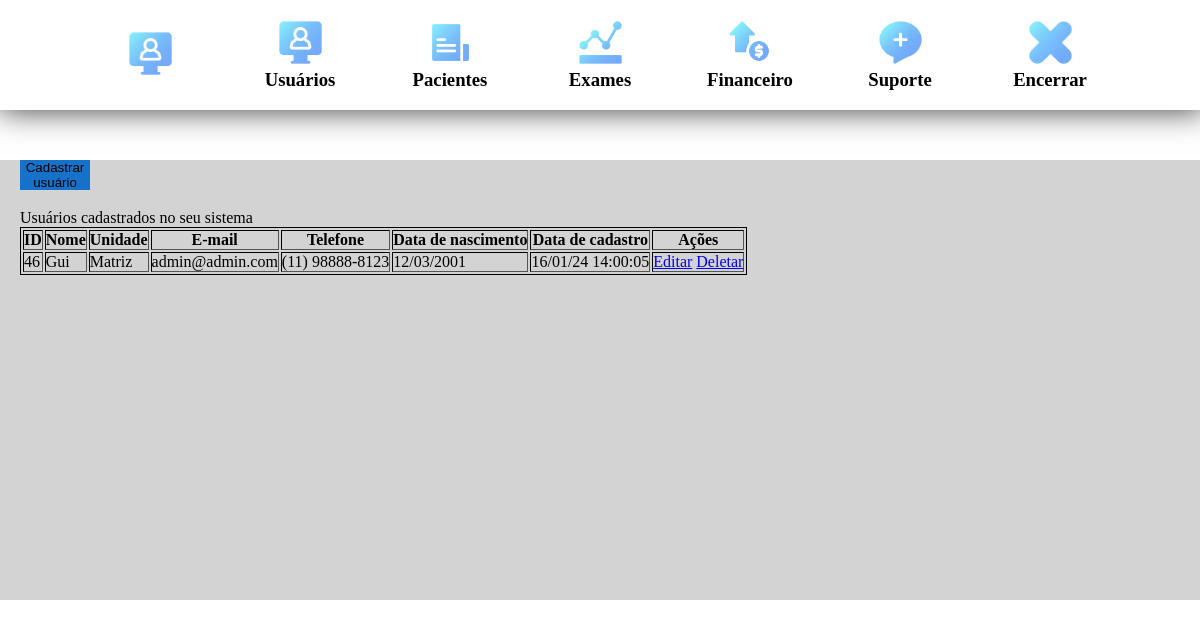
/views/listagem_usuarios.php (signed in), run on an earlier commit of the app's database.
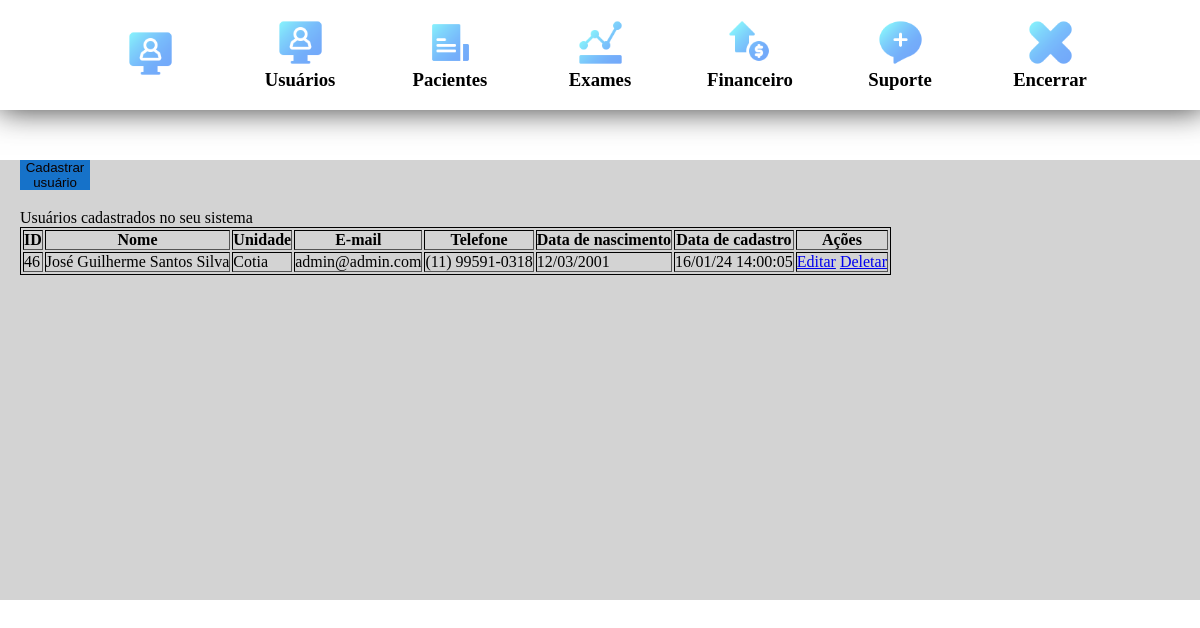
And on a later commit of the database.
### tables this page shows
CREATE TABLE `clientes` (
  `id` int(11) NOT NULL,
  `nome` varchar(100) NOT NULL,
  `email` varchar(100) NOT NULL,
  `telefone` varchar(15) DEFAULT NULL,
  `nascimento` date DEFAULT NULL,
  `data` datetime NOT NULL DEFAULT current_timestamp(),
  `senha` longtext NOT NULL,
  `unidade` varchar(50) DEFAULT NULL,
  `assinatura` longtext DEFAULT NULL
);

### Control/function.php (called while the page is built, shortened)
<?php
function formatar_telefone($telefone){
    $ddd = substr ($telefone, 0, 2);
    $parte1 = substr ($telefone, 2, 5);
    $parte2 = substr ($telefone, 7);
    return "($ddd) $parte1-$parte2";
}
    function formatar_data($data){
        return implode('/', array_reverse(explode('-', $data)));
    };
?>

### views/listagem_usuarios.php (the view, shortened to what the changed rows need)
<?php
include('conexao.php');
include('../Control/function.php');
?>
<!DOCTYPE html>
<html lang="en">
<head>
</head>
<link rel="stylesheet" href="../css/modal.css">
<link rel="stylesheet" href="../css/index.css">
<link rel="stylesheet" href="../css/button.css">
<body>
    <div class="container_body">
        <div class="container_son">
            <br>
            <table border="1px" ID="alter" cellpadding="10">
                <thead>
                    <th>ID</th>
                    <th>Nome</th>
                    <th>Unidade</th>
                    <th>E-mail</th>
                    <th>Telefone</th>
                    <th>Data de nascimento</th>
                    <th>Data de cadastro</th>
                    <th>Ações</th>
                </thead>
                <tbody>
                    <?php
                    $sql_clientes   = "SELECT * FROM clientes";
                    $query_clientes = $mysqli->query($sql_clientes) or die($mysqli->error);
                    $num_clientes = $query_clientes->num_rows;
                    if($num_clientes == 0) {
                        ?>
                <tr>
                    <td colspan="7">Nenhum usuário foi encontrado!</td>
                </tr>
                <?php }
                    else{
                        while($cliente = $query_clientes->fetch_assoc()){
                            $telefone ="Não informado!";
                            if(!empty($cliente['telefone'])){
                                $telefone = formatar_telefone($cliente['telefone']);
                            }
                                $nascimento = "Nascimento não informada!";
                            if(!empty($cliente['nascimento'])){
                                $nascimento = formatar_data($cliente['nascimento']);
                            }
                            $data_cadastro = date("d/m/y H:i:s", strtotime($cliente['data']));
                    ?>
                    <tr>
                        <td><?php echo $cliente['id']?>     </td>
                        <td><?php echo $cliente['nome']?>   </td>
                        <td><?php echo $cliente['unidade']?>     </td>
                        <td><?php echo $cliente['email']?>  </td>
                        <td><?php echo $telefone; ?>  </td>
                        <td><?php echo $nascimento ?>   </td>
                        <td><?php echo $data_cadastro;?>    </td>
                        <td>
                            <a class="edit" href="editar_usuario.php?id=<?php echo $cliente['id']?>">Editar</a>
                            <a class="error" href="../Control/deletar_usuario.php?id=<?php echo $cliente['id']?>">Deletar</a>
                        </td>
                    </tr>
                    <?php
                    }
                }
                ?>
                </tbody>
            </table>
        </div>
    </div>
</body>
</html>

What changed in the data, as far as the page shows it:
changed clientes "admin@admin.com": nome "Gui" → "José Guilherme Santos Silva"; unidade "Matriz" → "Cotia"; telefone "(11) 98888-8123" → "(11) 99591-0318"
